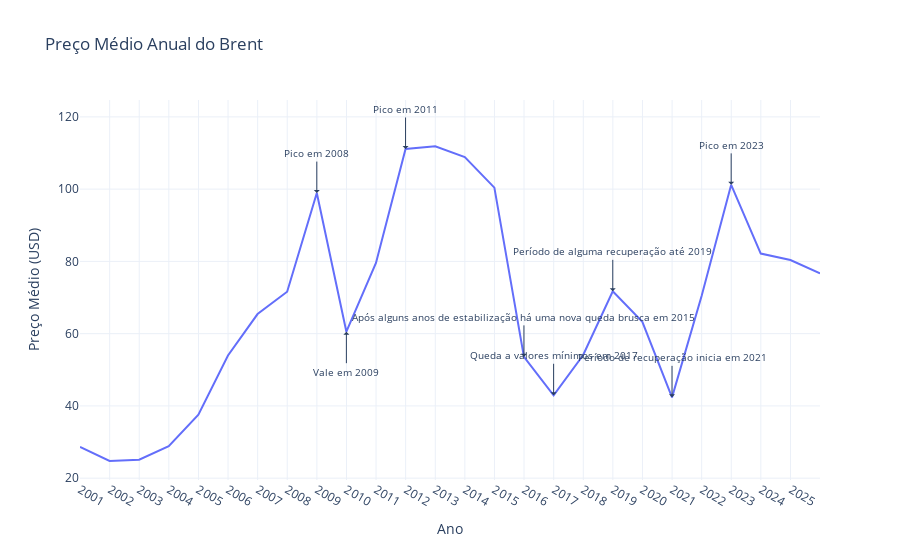

This figure's notebook cell:
### Code cell
fig = px.line(df_brent_y, x=df_brent_y.index, y='brent_price', title='Preço Médio Anual do Brent',
              hover_data={'brent_price': ':.2f'}, hover_name=df_brent_y.index)

# Adicionar anotações para os picos e vales
annotations = [
    dict(x='2008-12-31', y=df_brent_y.loc['2008-12-31', 'brent_price'], xref='x', yref='y',
         text='Pico em 2008', showarrow=True, arrowhead=1, ax=0, ay=-40, font=dict(size=10)),
    dict(x='2009-12-31', y=df_brent_y.loc['2009-12-31', 'brent_price'], xref='x', yref='y',
         text='Vale em 2009', showarrow=True, arrowhead=1, ax=0, ay=40, font=dict(size=10)),
    dict(x='2011-12-31', y=df_brent_y.loc['2011-12-31', 'brent_price'], xref='x', yref='y',
         text='Pico em 2011', showarrow=True, arrowhead=1, ax=0, ay=-40, font=dict(size=10)),
    dict(x='2015-12-31', y=df_brent_y.loc['2015-12-31', 'brent_price'], xref='x', yref='y',
         text='Após alguns anos de estabilização há uma nova queda brusca em 2015', showarrow=True, arrowhead=1, ax=0, ay=-40, font=dict(size=10)),
    dict(x='2016-12-31', y=df_brent_y.loc['2016-12-31', 'brent_price'], xref='x', yref='y',
         text='Queda a valores mínimos em 2017', showarrow=True, arrowhead=1, ax=0, ay=-40, font=dict(size=10)),
    dict(x='2018-12-31', y=df_brent_y.loc['2018-12-31', 'brent_price'], xref='x', yref='y',
         text='Período de alguma recuperação até 2019', showarrow=True, arrowhead=1, ax=0, ay=-40, font=dict(size=10)),
    dict(x='2020-12-31', y=df_brent_y.loc['2020-12-31', 'brent_price'], xref='x', yref='y',
         text='Período de recuperação inicia em 2021', showarrow=True, arrowhead=1, ax=0, ay=-40, font=dict(size=10)),
    dict(x='2022-12-31', y=df_brent_y.loc['2022-12-31', 'brent_price'], xref='x', yref='y',
         text='Pico em 2023', showarrow=True, arrowhead=1, ax=0, ay=-40, font=dict(size=10)),
]

# Adicionar anotações ao gráfico
fig.update_layout(annotations=annotations)

# Personalizar layout e eixo X para exibir anos corretamente
fig.update_layout(
    title='Preço Médio Anual do Brent',
    xaxis_title='Ano',
    yaxis_title='Preço Médio (USD)',
    template='plotly_white',
    xaxis=dict(
        tickmode='linear',
        dtick="M12",
        tickformat="%Y"
    )
)

# Adicionar informações que aparecem ao passar o mouse
fig.update_traces(
    hovertemplate="<b>Ano:</b> %{x}<br><b>Preço:</b> %{y:.2f} USD<extra></extra>"
)

fig.show()

### Figure 1 — Plotly figure (JSON) as saved in the notebook; plotly's stock layout.template omitted (floating-point values rounded to 4 significant figures)
{"data": [{"hovertemplate": "<b>Ano:</b> %{x}<br><b>Preço:</b> %{y:.2f} USD<extra></extra>", "hovertext": ["2000-12-31T00:00:00.000000000", "2001-12-31T00:00:00.000000000", "2002-12-31T00:00:00.000000000", "2003-12-31T00:00:00.000000000", "2004-12-31T00:00:00.000000000", "2005-12-31T00:00:00.000000000", "2006-12-31T00:00:00.000000000", "2007-12-31T00:00:00.000000000", "2008-12-31T00:00:00.000000000", "2009-12-31T00:00:00.000000000", "2010-12-31T00:00:00.000000000", "2011-12-31T00:00:00.000000000", "2012-12-31T00:00:00.000000000", "2013-12-31T00:00:00.000000000", "2014-12-31T00:00:00.000000000", "2015-12-31T00:00:00.000000000", "2016-12-31T00:00:00.000000000", "2017-12-31T00:00:00.000000000", "2018-12-31T00:00:00.000000000", "2019-12-31T00:00:00.000000000", "2020-12-31T00:00:00.000000000", "2021-12-31T00:00:00.000000000", "2022-12-31T00:00:00.000000000", "2023-12-31T00:00:00.000000000", "2024-12-31T00:00:00.000000000", "2025-12-31T00:00:00.000000000"], "legendgroup": "", "line": {"color": "#636efa", "dash": "solid"}, "marker": {"symbol": "circle"}, "mode": "lines", "name": "", "orientation": "v", "showlegend": false, "type": "scatter", "x": ["2000-12-31T00:00:00.000000000", "2001-12-31T00:00:00.000000000", "2002-12-31T00:00:00.000000000", "2003-12-31T00:00:00.000000000", "2004-12-31T00:00:00.000000000", "2005-12-31T00:00:00.000000000", "2006-12-31T00:00:00.000000000", "2007-12-31T00:00:00.000000000", "2008-12-31T00:00:00.000000000", "2009-12-31T00:00:00.000000000", "2010-12-31T00:00:00.000000000", "2011-12-31T00:00:00.000000000", "2012-12-31T00:00:00.000000000", "2013-12-31T00:00:00.000000000", "2014-12-31T00:00:00.000000000", "2015-12-31T00:00:00.000000000", "2016-12-31T00:00:00.000000000", "2017-12-31T00:00:00.000000000", "2018-12-31T00:00:00.000000000", "2019-12-31T00:00:00.000000000", "2020-12-31T00:00:00.000000000", "2021-12-31T00:00:00.000000000", "2022-12-31T00:00:00.000000000", "2023-12-31T00:00:00.000000000", "2024-12-31T00:00:00.000000000", "2025-12-31T00:00:00.000000000"], "xaxis": "x", "y": [28.65, 24.76, 25.11, 28.84, 37.56, 53.97, 65.42, 71.61, 98.9, 60.55, 79.56, 111.1, 111.9, 108.9, 100.4, 53.57, 42.95, 54.1, 71.71, 63.28, 42.37, 70.43, 101.2, 82.17, 80.38, 76.67], "yaxis": "y"}], "layout": {"annotations": [{"arrowhead": 1, "ax": 0, "ay": -40, "font": {"size": 10}, "showarrow": true, "text": "Pico em 2008", "x": "2008-12-31", "xref": "x", "y": 98.9, "yref": "y"}, {"arrowhead": 1, "ax": 0, "ay": 40, "font": {"size": 10}, "showarrow": true, "text": "Vale em 2009", "x": "2009-12-31", "xref": "x", "y": 60.55, "yref": "y"}, {"arrowhead": 1, "ax": 0, "ay": -40, "font": {"size": 10}, "showarrow": true, "text": "Pico em 2011", "x": "2011-12-31", "xref": "x", "y": 111.1, "yref": "y"}, {"arrowhead": 1, "ax": 0, "ay": -40, "font": {"size": 10}, "showarrow": true, "text": "Após alguns anos de estabilização há uma nova queda brusca em 2015", "x": "2015-12-31", "xref": "x", "y": 53.57, "yref": "y"}, {"arrowhead": 1, "ax": 0, "ay": -40, "font": {"size": 10}, "showarrow": true, "text": "Queda a valores mínimos em 2017", "x": "2016-12-31", "xref": "x", "y": 42.95, "yref": "y"}, {"arrowhead": 1, "ax": 0, "ay": -40, "font": {"size": 10}, "showarrow": true, "text": "Período de alguma recuperação até 2019", "x": "2018-12-31", "xref": "x", "y": 71.71, "yref": "y"}, {"arrowhead": 1, "ax": 0, "ay": -40, "font": {"size": 10}, "showarrow": true, "text": "Período de recuperação inicia em 2021", "x": "2020-12-31", "xref": "x", "y": 42.37, "yref": "y"}, {"arrowhead": 1, "ax": 0, "ay": -40, "font": {"size": 10}, "showarrow": true, "text": "Pico em 2023", "x": "2022-12-31", "xref": "x", "y": 101.2, "yref": "y"}], "legend": {"tracegroupgap": 0}, "title": {"text": "Preço Médio Anual do Brent"}, "xaxis": {"anchor": "y", "domain": [0, 1], "dtick": "M12", "tickformat": "%Y", "tickmode": "linear", "title": {"text": "Ano"}}, "yaxis": {"anchor": "x", "domain": [0, 1], "title": {"text": "Preço Médio (USD)"}}}}
